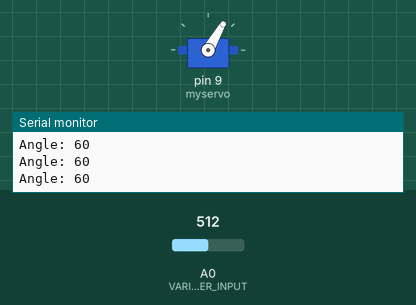
A sketch run on a simulated Arduino Uno, built with avr-gcc and run on an emulated ATmega328P. Shown: servo, the last lines printed to the serial monitor. The inputs (shaded band) are chosen by the test bench; at power-on: A0 (VARIABLE_REGISTER_INPUT) = 512.

Above: at 1.2 s.
1.3 s: A0 (VARIABLE_REGISTER_INPUT) set to 716
At 1.9 s:
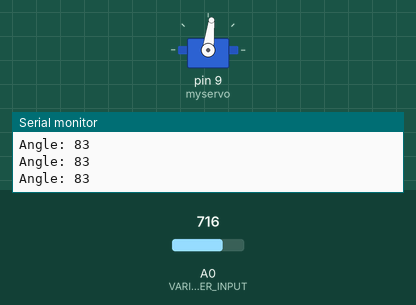
2.8 s: A0 (VARIABLE_REGISTER_INPUT) set to 836
At 3.1 s:
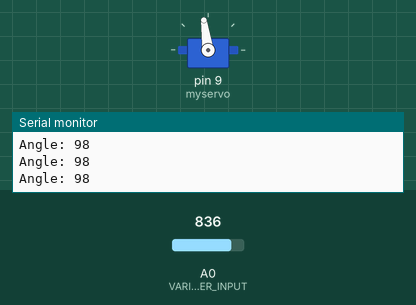
4.3 s: A0 (VARIABLE_REGISTER_INPUT) set to 867
At 5.5 s:
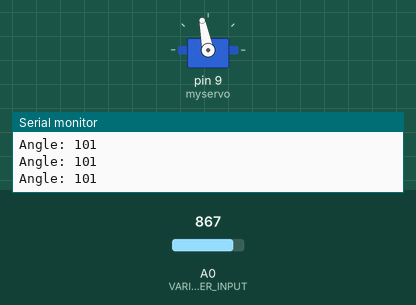
5.8 s: A0 (VARIABLE_REGISTER_INPUT) set to 511
At 6.8 s:
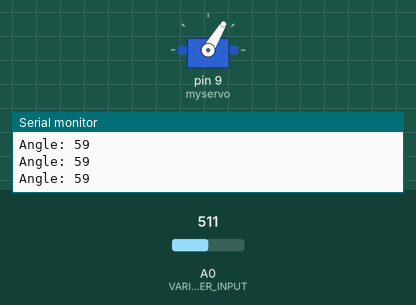
7.3 s: A0 (VARIABLE_REGISTER_INPUT) set to 94
At 8.0 s:
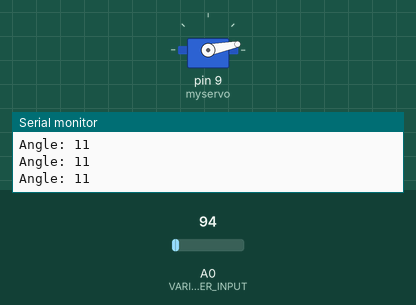
8.8 s: A0 (VARIABLE_REGISTER_INPUT) set to 79
At 9.2 s:
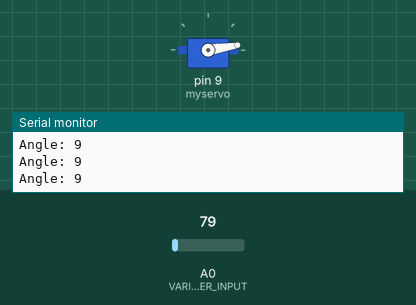
Timing chart, 0 to 11.8 s (numbered marks = the images above; inputs shaded):
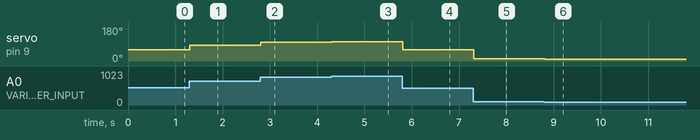

Measured:
- after the input at 1.3 s, servo on pin 9 (myservo): 60° → 83° at once
- after the input at 2.8 s, servo on pin 9 (myservo): 83° → 98° at once
- after the input at 4.3 s, servo on pin 9 (myservo): 98° → 101° at once
- after the input at 5.8 s, servo on pin 9 (myservo): 101° → 59° at once
- after the input at 7.3 s, servo on pin 9 (myservo): 59° → 11° at once
- after the input at 8.8 s, servo on pin 9 (myservo): 11° → 9° at once

The sketch:

Code_13_2_RotateMotorUsingVariableRegister.ino
```cpp
/* 13-2 */

#include <Servo.h>

#define VARIABLE_REGISTER_INPUT A0

const int INPUT_DIGITAL_PINS[] = {};
const int OUTPUT_DIGITAL_PINS[] = {};

Servo myservo;

void setup() {
  Serial.begin(9600);

  SetDigitalPins();

  myservo.attach(9);

  myservo.write(0);

  ShowLog("ProgramStarted");
}


void SetDigitalPins() {

  int inputPinsLength = sizeof(INPUT_DIGITAL_PINS) / sizeof(INPUT_DIGITAL_PINS[0]);
  SetDigitalPins(INPUT_DIGITAL_PINS, inputPinsLength, INPUT);

  int outputPinsLength = sizeof(OUTPUT_DIGITAL_PINS) / sizeof(OUTPUT_DIGITAL_PINS[0]);
  SetDigitalPins(OUTPUT_DIGITAL_PINS, outputPinsLength, OUTPUT);
}

void SetDigitalPins(int pins[], int pinsLength, const int mode) {

  for (int i = 0; i < pinsLength; i++) {
    pinMode(pins[i], mode);
  }
}

void loop() {
  int angle = ReadAngle();

  RotateMotor(angle);

  delay(15);
}

int ReadAngle(){
  int registerValue = analogRead(VARIABLE_REGISTER_INPUT);
  return map(registerValue, 0, 1023, 0, 120);
}

void RotateMotor(int angle){
  myservo.write(angle);

  ShowLog("Angle: " + String(angle));
}

void ShowLog(String message) {
  Serial.println(message);
}
```
